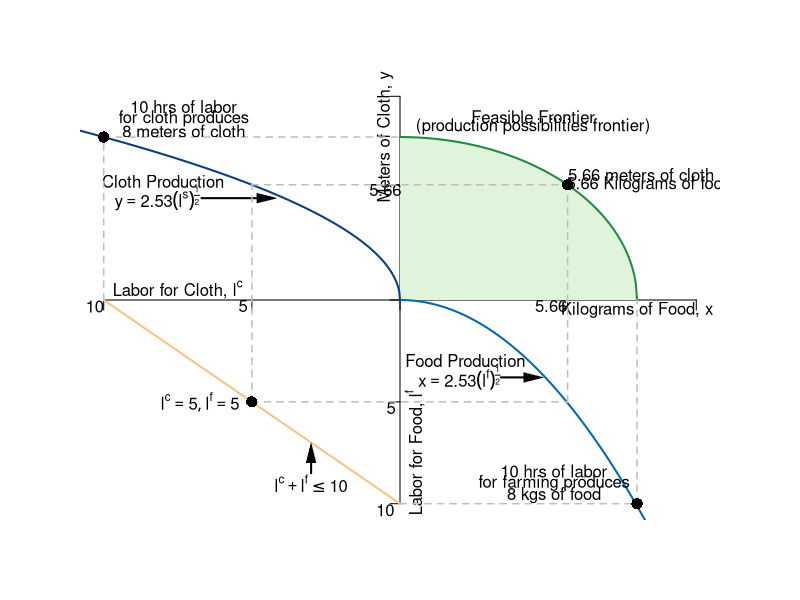

Source code (R):
#Graph Designer: Simon Halliday
#Authors: Bowles, Foley and Halliday
#Title: Coordination, Conflict and Competition: A Text in Microeconomics

require(shape)
pdf(file = "specprodexch/ppf_dos_quadrant.pdf", width = 9, height = 9)

#Set parameters for graphics
axislabelsize <- 1
graphlinewidth <- 2
segmentlinewidth <- 1.5

COL <- c("#7fc97f", "#beaed4", "#fdc086", "#ffff99", "#386cb0", "#f0027f", "#bf5b17", "#666666")
COLA <- c("#e0f3db", "#99d8c9","#66c2a4","#41ae76", "#238b45", "#005824")
COLB <- c("#4eb3d3", "#2b8cbe", "#0868ac","#084081")

#Edited the margins to cater for the larger LHS labels
par(mar =  c(4, 4, 4, 4))

#Change this to make it log of l 

# ppf <- function(l, k = 0.5) {
#   k * (1/l)
# }


ppf <- function(x, yint = 64){
  sqrt(yint - (x)^2)
}

#actualfunction
#foodProd <- function(l, k = -2.529822, alpha = 0.5){
#  (-k)*l^alpha
#}

foodProd <- function(l, k = (6.328125)^-1, alpha = 2){
  (-k)*(l)^alpha
}

feasibleLabor <- function(l, time = 10){
  - time - l
}

manufactureProd <- function(l, k =  2.529822, alpha = 0.5){
  k * (-l)^alpha
}

xlims <- c(-10, 10)
ylims <- c(-10, 10)

npts <- 501 
x <- seq(xlims[1], xlims[2], length.out = npts)
y <- seq(ylims[1], ylims[2], length.out = npts) 

plot(0, 0, xlim = xlims, ylim = ylims, type = "n",
     xlab = expression(paste("")),
     ylab = expression(paste("")), 
     xaxt = "n", 
     yaxt = "n", 
     cex.lab = axislabelsize, 
     bty = "n"
)

ticksy <- c(ylims[1], -5, 0, manufactureProd(-5), ylims[2])
ylabels <- c(NA, NA, NA, NA, NA)
ticksx <- c(xlims[1], -5, 0, manufactureProd(-5), xlims[2])
xlabels <- c(NA, NA, NA, NA, NA)

axis(1, at = ticksx, pos = 0, labels = xlabels)
axis(2, at = ticksy, pos = 0, labels = ylabels, las = 1)

npts <- 501 
xx1 <- seq(0, 20, length.out = npts)
xx2 <- seq(0, xlims[2], length.out = npts)
xx3 <- seq(xlims[1], 0, length.out = npts)
xx4 <- seq(-11, 0, length.out = npts)

#Draw the polygon for shading the feasible set
xpoly1 <- seq(from = 0, to = 8, length.out = 501)
ypoly1 <- ppf(xpoly1)
polygon(x = c(xpoly1, rev(xpoly1[1])), y = c(ypoly1, rev(ypoly1)[1]), col=COLA[1], density=NULL, border = NA)

#Draw the graphs
lines(xx1, ppf(xx1), col = COLA[5], lwd = graphlinewidth)
lines(xx2, foodProd(xx2), col = COLB[3], lwd = graphlinewidth)
lines(xx3, feasibleLabor(xx3, time = 10), col = COL[3], lwd = graphlinewidth)
lines(xx4, manufactureProd(xx4, k =  2.529822, alpha = 0.5), col = COLB[4], lwd = graphlinewidth)

#mtext(expression(paste("Quantity of food, ", x)), side=1, line = 2.5, cex = axislabelsize)
text(-0.5, 8, expression(paste("Meters of Cloth, ", y)), xpd = TRUE, cex = axislabelsize, srt = 90) 
text(8, -0.5, expression(paste("Kilograms of Food, ", x)), xpd = TRUE, cex = axislabelsize)
text(0.5, -7.5, expression(paste("Labor for Food, ", l^f)), xpd = TRUE, cex = axislabelsize, srt= 90) 
text(-7.5, 0.5, expression(paste("Labor for Cloth, ", l^c)), xpd = TRUE, cex = axislabelsize)

#Label the points on the axes we want
#text(-0.6, 2.8, expression(paste(12.5)), xpd = TRUE, cex = axislabelsize)
text(-0.5, 5.4, expression(paste(5.66)), xpd = TRUE, cex = axislabelsize)
#text(2.9, -0.3, expression(paste(2.5)), xpd = TRUE, cex = axislabelsize)
text(5.1, -0.3, expression(paste(5.66)), xpd = TRUE, cex = axislabelsize)
text(-5.3, -0.3, expression(paste(5)), xpd = TRUE, cex = axislabelsize)
text(-0.3, -5.3, expression(paste(5)), xpd = TRUE, cex = axislabelsize)
text(-10.3, -0.3, expression(paste(10)), xpd = TRUE, cex = axislabelsize)
text(-0.5, -10.3, expression(paste(10)), xpd = TRUE, cex = axislabelsize)

#Label the two production functions
#Clothing
text(-8, 5.8, expression(paste("Cloth Production")), xpd = TRUE, cex = axislabelsize)
text(-8.2, 5, expression(paste(y == 2.53*(l^s)^frac(1,2))), xpd = TRUE, cex = axislabelsize)
Arrows(-6.7, 5, -4.5, 5, col = "black", lty = 1, lwd = 2, arr.type = "triangle", arr.lwd = 0.5)

#food
text(2.2, -3, expression(paste("Food Production")), xpd = TRUE, cex = axislabelsize)
text(2, -3.8, expression(paste(x == 2.53*(l^f)^frac(1,2))), xpd = TRUE, cex = axislabelsize)
Arrows(3.4, -3.8, 4.5, -3.8, col = "black", lty = 1, lwd = 2, arr.type = "triangle", arr.lwd = 0.5)

#Draw segments for the 50/50 split of time
segments(-5, -5, -5, manufactureProd(-5), lty = 2, col = "gray", lwd = segmentlinewidth)
segments(-5, -5, manufactureProd(-5), -5, lty = 2, col = "gray", lwd = segmentlinewidth)
segments(-5, manufactureProd(-5), manufactureProd(-5), manufactureProd(-5), lty = 2, col = "gray", lwd = segmentlinewidth)
segments(manufactureProd(-5), -5, manufactureProd(-5), manufactureProd(-5), lty = 2, col = "gray", lwd = segmentlinewidth)

#Annotate Max time on clothes
segments(-10, 0, -10, 8, lty = 2, col = "gray", lwd = segmentlinewidth)
segments(-10, 8, 0, 8, lty = 2, col = "gray", lwd = segmentlinewidth)
text(-7.3, 9.5, expression(paste("10 hrs of labor")))
text(-7.3, 8.9, expression(paste("for cloth produces")))
text(-7.3, 8.3, expression(paste("8 meters of cloth")))
points(-10, 8, pch = 16, col = "black", cex = 1.5)

#Annotate Max time on farming
segments(0, -10, 8, -10, lty = 2, col = "gray", lwd = segmentlinewidth)
segments(8, -10, 8, 0, lty = 2, col = "gray", lwd = segmentlinewidth)
text(5.2, -8.4, expression(paste("10 hrs of labor")))
text(5.2, -9, expression(paste("for farming produces")))
text(5.2, -9.6, expression(paste("8 kgs of food")))
points(8, -10, pch = 16, col = "black", cex = 1.5)

#Annotate point on ppf 
points(manufactureProd(-5), manufactureProd(-5), pch = 16, col = "black", cex = 1.5)
text(manufactureProd(-5) + 2.75, manufactureProd(-5) + 0.5, expression(paste("5.66 meters of cloth &")))
text(manufactureProd(-5) + 2.75, manufactureProd(-5), expression(paste("5.66 Kilograms of food")))

#Annotate point on labor feasibility frontier
points(-5, -5, pch = 16, col = "black", cex = 1.5)
text(-6.75, -5, expression(paste(list(l^c ==5, l^f == 5) )))

text(-3, -9, expression(paste(l^c + l^f <= 10)))
Arrows(-3, -8.5, -3, -7.5, col = "black", lty = 1, lwd = 2, arr.type = "triangle", arr.lwd = 0.5)

#Label the feasible frontier
text(4.5, 9, expression("Feasible Frontier"))
text(4.5, 8.5, expression("(production possibilities frontier)"))


dev.off()
